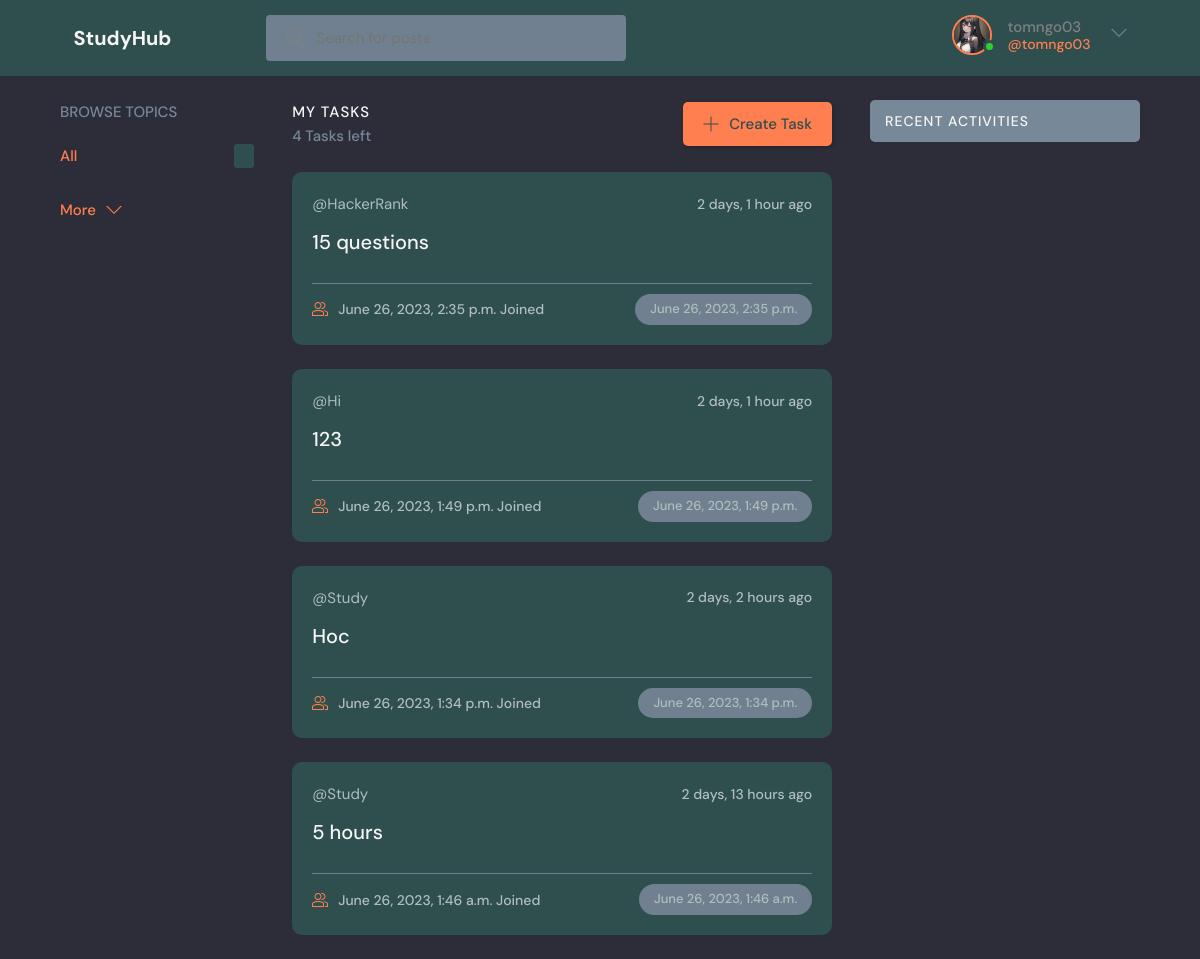
Before: /task_list/ (signed in) with the older database file.
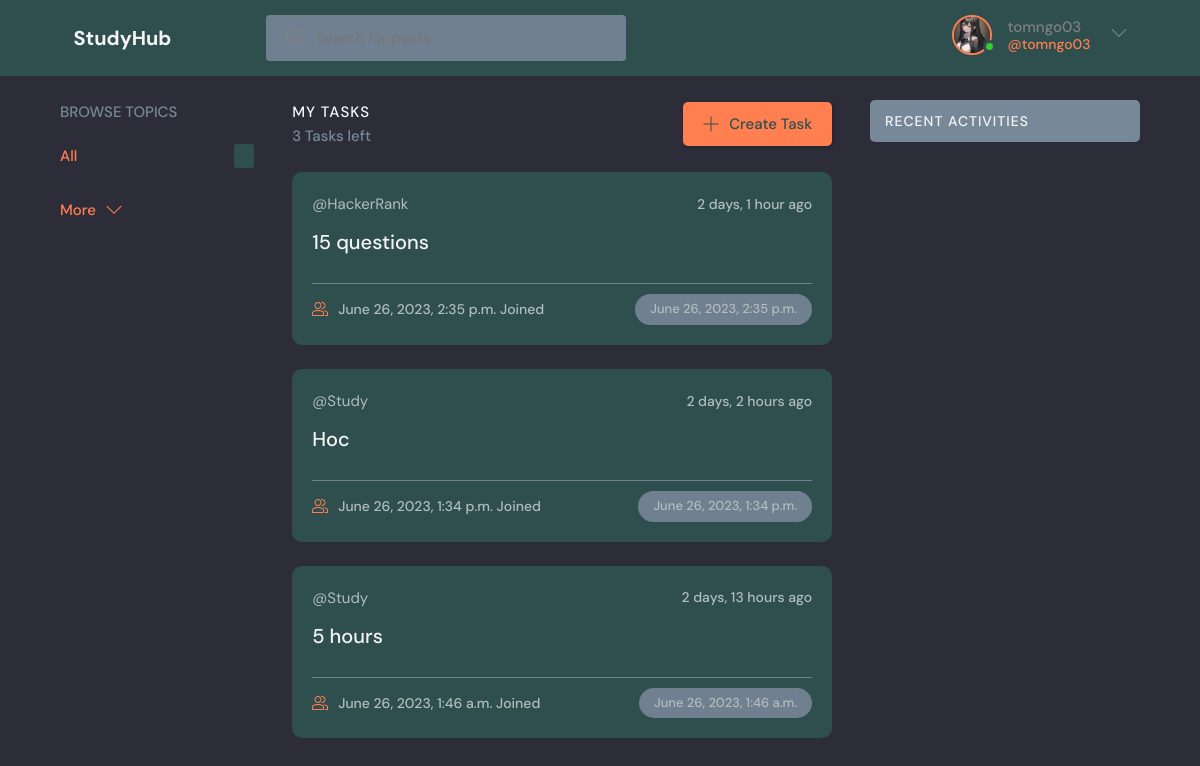
After: the same page with the newer database file.
### study_project/models.py (models this page shows, shortened)
class Task(models.Model):
    user = models.ForeignKey(User, on_delete=models.CASCADE)
    title = models.CharField(max_length=200)
    description = models.TextField(null=True, blank=True)
    created = models.DateTimeField(auto_now_add=True)
    REMINDER_CHOICES = (
        ('daily', 'Daily'),
        ('weekly', 'Weekly'),
        ('monthly', 'Monthly'),
        ('yearly', 'Yearly'),
    )
    reminder_option = models.CharField(max_length=20, choices=REMINDER_CHOICES, default= None, null=True, blank=True)
    reminder_day = models.IntegerField(null=True, blank=True)
    reminder_date = models.IntegerField(null=True, blank=True)
    reminder_month = models.IntegerField(null=True, blank=True)
    class Meta:
        ordering = ['-created']

### study_project/views.py (the view)
# urls.py: path('task_list/', views.taskList, name="task_list"),
@login_required(login_url='login')
def taskList(request):
    tasks = Task.objects.filter(user=request.user)
    task_count = tasks.count()
    return render(request, 'study_project/task_list.html', {'tasks': tasks, 'task_count': task_count})

### study_project/templates/study_project/task_list.html (shortened to what this page needs)
{% extends 'main.html' %}
{% block content %}
<main class="layout layout--3">
  <div class="container">
    {% include 'study_project/topics_component.html' %}
    <div class="roomList">
      <div class="roomList__header">
        <div>
          <h2>My Tasks</h2>
          <p>{{task_count}} Tasks left</p>
        </div>
        <a class="btn btn--main" href="{% url 'task_create' %}">
          <svg version="1.1" xmlns="http://www.w3.org/2000/svg" width="32" height="32" viewBox="0 0 32 32">
            <title>add</title>
            <path
              d="M16.943 0.943h-1.885v14.115h-14.115v1.885h14.115v14.115h1.885v-14.115h14.115v-1.885h-14.115v-14.115z">
            </path>
          </svg>
          Create Task
        </a>
      </div>
      {% include 'study_project/task.html' %}
    </div>
    {% include 'study_project/activity_component.html' %}
  </div>
</main>
{% endblock %}

### study_project/templates/study_project/task.html (shortened to what this page needs)
{% for task in tasks %}
<div class="roomListRoom">
    <div class="roomListRoom__header">
            <span>@{{task.title}}</span>
        <div class="roomListRoom__actions">
            <span>{{task.created|timesince}} ago</span>
        </div>
    </div>
    <div class="roomListRoom__content">
        <a href="{% url 'task' task.id %}">{{task.description}}</a>
    </div>
    <div class="roomListRoom__meta">
        <a href="{% url 'task' task.id %}" class="roomListRoom__joined">
            {{task.created}} Joined
        </a>
        <p class="roomListRoom__topic">{{task.created}}</p>
    </div>
</div>
{% endfor %}

Changed rows visible on the page:
removed Task: title "Hi", created "2 days, 1 hour", description "123", created "June 26, 2023, 1:49 p.m."
Other visible differences:
{{ task_count }}: "4" → "3"
